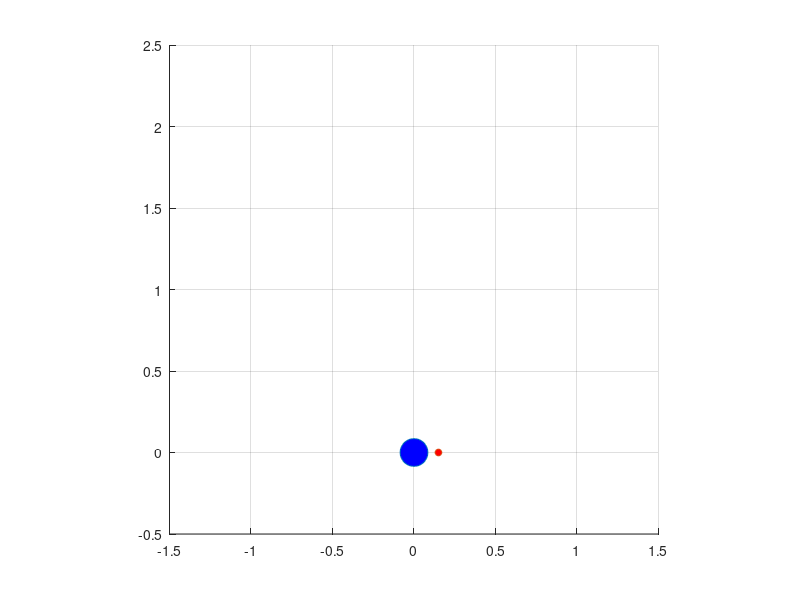

Reproduce this figure in MATLAB. (Note: this script raises an error after producing the figure.)
clear;
close all;

dt = 0.01;%%時間刻み=離散時間Tsとして使用
Tfin = 1.5;%シミュレーション終了時間
t1 = [0:dt:Tfin];

u1 = ones(1,length(t1)) * 10;
u2 = ones(1,length(t1)) * 10;

xi_z = zeros(length(t1),3);
xi_z(1,:) = [0 0 0];%状態ξの初期値を設定

x = xi_z(1,1) + 0.15 * cos(xi_z(1,3));
y = xi_z(1,2) + 0.15 * sin(xi_z(1,3));

hold on;
axis equal;
grid on;

axis([-1.5 1.5 -0.5 2.5])

h = plot(xi_z(1,1),xi_z(1,2), 'o', 'MarkerSize' ,20, 'MarkerFaceColor', 'b');
h2 = plot(x,y,'o', 'MarkerSize' ,5, 'MarkerFaceColor', 'r');

for i = 1:length(t1)-1
    %θ(n),すなわち xi_z(i+1,3) をx(n),y(n)の計算に使う
    xi_z(i+1,3) = xi_z(i,3) + u2(i) * dt;
    xi_z(i+1,1) = xi_z(i,1) + u1(i) * cos(xi_z(i+1,3)) * dt;
    xi_z(i+1,2) = xi_z(i,2) + u1(i) * sin(xi_z(i+1,3)) * dt;

    set(h, 'XData', xi_z(i,1),'YData', xi_z(i,2));
    set(h2, 'XData', xi_z(i,1) + 0.15 * cos(xi_z(i,3)),'YData', xi_z(i,2) + 0.15 * sin(xi_z(i,3)));

    drawnow;

    F = getframe(gcf);
      % RGBデータをインデックス付きデータに変更
      [X,map] = rgb2ind(F.cdata,256);
      if i==1
          % GIFファイルに書き出し
          imwrite(X,map,'twowheels.gif')
      else
          % 2回目以降は'append'でアニメーションを作成
          imwrite(X,map,'twowheels.gif','WriteMode','append')
      end

end
